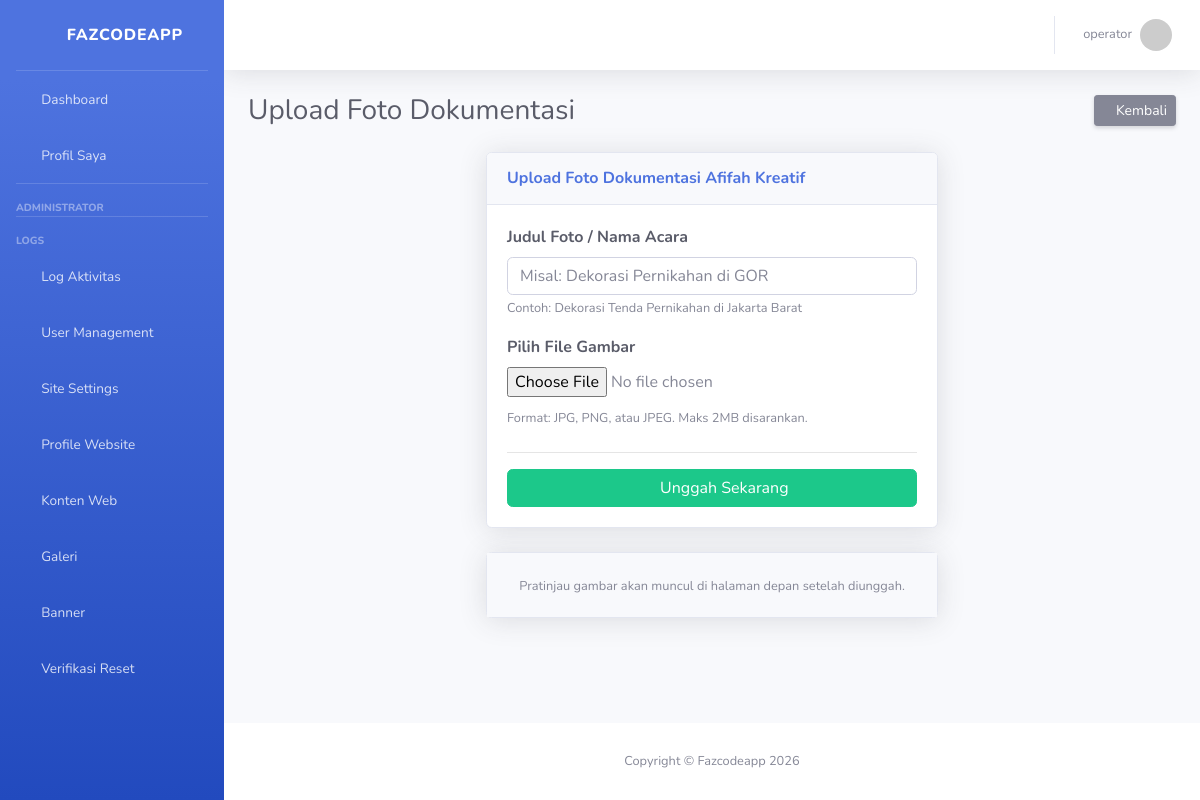
Screenshot of /dashboard/galeri/add/ (signed in) with the database file from the repository.
### apps/dashboard/models.py (models this page shows, shortened)
class SiteSetting(models.Model):
    site_name = models.CharField(max_length=100, default="Fazcodeapp")
    active_theme = models.CharField(max_length=50, default="sb_admin")
    class Meta:
        app_label = 'dashboard' # Menegaskan ini milik app dashboard

### apps/accounts/models.py (models this page shows, shortened)
class User(AbstractUser):
    class Role(models.TextChoices):
        SUPERADMIN = "SUPERADMIN", "Super Admin"
        ADMIN = "ADMIN", "Administrator"
        OPERATOR = "OPERATOR", "Operator"
        USER = "USER", "Regular User"
    role = models.CharField(
        max_length=20,
        choices=Role.choices,
        default=Role.USER
    )

### apps/accounts/decorators.py (the view)
    def wrapper_func(request, *args, **kwargs):
        if request.user.role == 'ADMIN' or request.user.role == 'SUPERADMIN':
            return view_func(request, *args, **kwargs)
        else:
            messages.error(request, "Anda tidak memiliki izin akses ke halaman ini.")
            return redirect('dashboard:index') # Lempar ke halaman yang aman

### apps/rental/forms.py
class GaleriForm(forms.ModelForm):
    class Meta:
        model = Galeri
        fields = ['judul', 'gambar']
        widgets = {
            'judul': forms.TextInput(attrs={'class': 'form-control', 'placeholder': 'Misal: Dekorasi Pernikahan di GOR'}),
            'gambar': forms.FileInput(attrs={'class': 'form-control-file'}),
        }

### apps/dashboard/context_processors.py (called while the page is built)
def theme_settings(request):
    config = SiteSetting.objects.first()
    return {
        'ACTIVE_THEME': f'themes/{config.active_theme}/' if config else 'themes/sb_admin/',
        'APP_NAME': config.site_name if config else 'Fazcodeapp'
    }

### apps/rental/views.py (called while the page is built)
@login_required
@admin_only
def admin_galeri_add(request):
    if request.method == 'POST':
        form = GaleriForm(request.POST, request.FILES)
        if form.is_valid():
            foto = form.save()
            AuditLog.objects.create(
                user=request.user, aksi='CREATE', tabel='Galeri',
                keterangan=f"Upload foto galeri: {foto.judul}",
                ip_address=get_client_ip(request)
            )
            messages.success(request, "Foto berhasil diunggah!")
            return redirect('rental:admin_galeri_list')
    else:
        form = GaleriForm()
    return render(request, 'apps/rental/dashboard/galeri_form.html', {'form': form, 'title': 'Upload Foto Dokumentasi'})

### templates/apps/rental/dashboard/galeri_form.html (shortened to what this page needs)
{% extends "base.html" %}
{% block content %}
<div class="d-sm-flex align-items-center justify-content-between mb-4">
    <h1 class="h3 mb-0 text-gray-800">{{ title }}</h1>
    <a href="{% url 'rental:admin_galeri_list' %}" class="btn btn-secondary btn-sm shadow-sm">
        <i class="fas fa-arrow-left fa-sm"></i> Kembali
    </a>
</div>
<div class="row">
    <div class="col-lg-6 mx-auto">
        <div class="card shadow mb-4">
            <div class="card-header py-3">
                <h6 class="m-0 font-weight-bold text-primary">Upload Foto Dokumentasi Afifah Kreatif</h6>
            </div>
            <div class="card-body">
                <form method="POST" enctype="multipart/form-data">
                    <div class="form-group mb-3">
                        <label class="font-weight-bold text-dark">Judul Foto / Nama Acara</label>
                        {{ form.judul }}
                        <small class="text-muted">Contoh: Dekorasi Tenda Pernikahan di Jakarta Barat</small>
                    </div>
                    <div class="form-group mb-4">
                        <label class="font-weight-bold text-dark">Pilih File Gambar</label>
                        <div class="custom-file">
                            {{ form.gambar }}
                        </div>
                        <small class="text-muted d-block mt-1">Format: JPG, PNG, atau JPEG. Maks 2MB disarankan.</small>
                    </div>
                    <hr>
                    <button type="submit" class="btn btn-success btn-block">
                        <i class="fas fa-upload mr-2"></i> Unggah Sekarang
                    </button>
                </form>
            </div>
        </div>
        <div class="card shadow mb-4">
            <div class="card-body text-center bg-light">
                <small class="text-muted">Pratinjau gambar akan muncul di halaman depan setelah diunggah.</small>
            </div>
        </div>
    </div>
</div>
{% endblock %}

### templates/themes/sb_admin/base_theme.html (shortened to what this page needs)
{% load static %}
<!DOCTYPE html>
<html lang="en">
<head>
    <link href="{% static 'vendor/fontawesome-free/css/all.min.css' %}" rel="stylesheet" type="text/css">
    <link href="{% static 'css/sb-admin-2.min.css' %}" rel="stylesheet">
</head>
<body id="page-top">
    <div id="wrapper">
        <ul class="navbar-nav bg-gradient-primary sidebar sidebar-dark accordion" id="accordionSidebar">
            <a class="sidebar-brand d-flex align-items-center justify-content-center" href="/">
                <div class="sidebar-brand-icon rotate-n-15"><i class="fas fa-code"></i></div>
                <div class="sidebar-brand-text mx-3">{{ APP_NAME }}</div>
            </a>
            <hr class="sidebar-divider my-0">
            {% include ACTIVE_THEME|add:"includes/_sidebar.html" %}
        </ul>
        <div id="content-wrapper" class="d-flex flex-column">
            <div id="content">
                {% include ACTIVE_THEME|add:"includes/_topbar.html" %}
                <div class="container-fluid">
                    {% block content %}{% endblock %}
                </div>
            </div>
            <footer class="sticky-footer bg-white">
                <div class="container my-auto">
                    <div class="copyright text-center my-auto">
                        <span>Copyright &copy; {{ APP_NAME }} 2026</span>
                    </div>
                </div>
            </footer>
        </div>
    </div>
</body>
</html>

### templates/themes/sb_admin/includes/_topbar.html (shortened to what this page needs)
<nav class="navbar navbar-expand navbar-light bg-white topbar mb-4 static-top shadow">
    <ul class="navbar-nav ml-auto">
        <li class="nav-item dropdown no-arrow">
            <a class="nav-link dropdown-toggle" href="#" id="userDropdown" role="button" data-toggle="dropdown" aria-haspopup="true" aria-expanded="false">
                <span class="mr-2 d-none d-lg-inline text-gray-600 small">
                    {{ user.username }}
                </span>
                <img class="img-profile rounded-circle" src="https://ui-avatars.com/api/?name={{ user.username }}&background=4e73df&color=fff">
            </a>
        </li>
    </ul>
</nav>

### rows the page displays
SiteSetting: site_name "FAZCODEAPP", site_name "Fazcodeapp"
User: username "operator"

### other values shown
{{ title }} "Upload Foto Dokumentasi"
